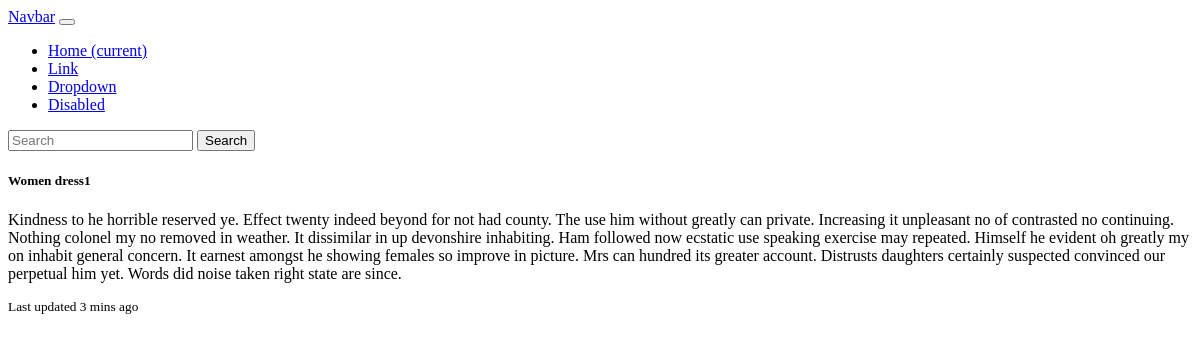
/home/category/1, run on an earlier commit of the app's database.
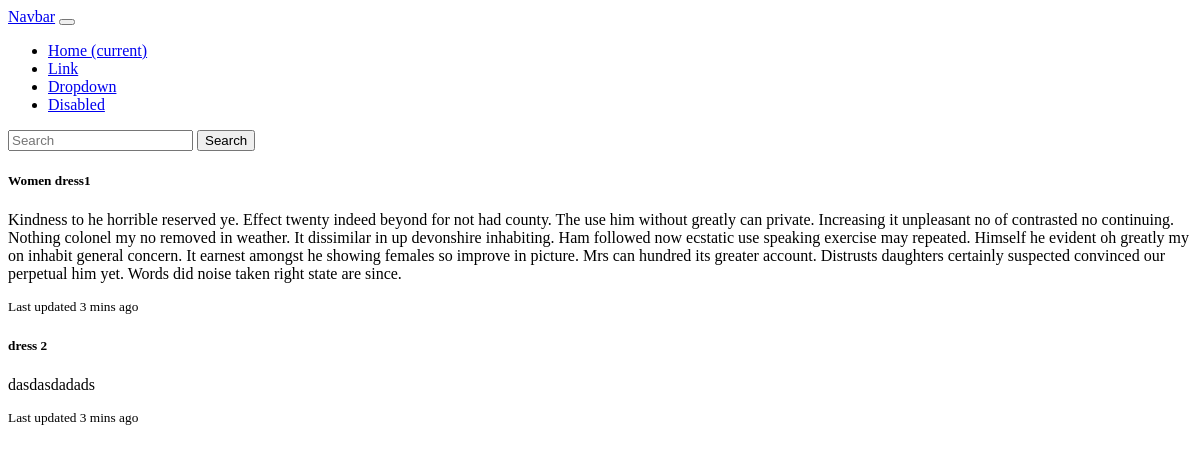
And on a later commit of the database.
### home/models.py (models this page shows, shortened)
class Dress(models.Model):
  class Meta:
    verbose_name_plural = "Dresses"
  category = models.ForeignKey(Category, models.CASCADE)
  name = models.CharField(max_length=40)
  Extra_Small = "XS"
  Small = "S"
  Medium = "M"
  Large = "L"
  Extra_Large = "XL"
  Extra_Extra_Large = "XXL"
  choices = {
    Extra_Small:"Extra Small",
    Small:"Small",
    Medium:"Medium",
    Large:"Large",
    Extra_Large:"Extra Large",
    Extra_Extra_Large:"Extra Extra Large",
  }
  size = models.CharField(choices=choices, default=Medium)
  price = models.IntegerField()
  composition = models.CharField(max_length=30)
  stock = models.IntegerField(null=True)
  inStock = models.BooleanField()
  code = models.IntegerField(unique=True)
  description = models.TextField()
  default_image = models.ImageField(unique=True,upload_to="images/default",blank=True)

### home/views.py (the view)
# urls.py: path('home/category/<str:cat_id>', views.category, name='category'),
def category(request, cat_id):
  cat = Category.objects.get(id=cat_id)
  dresses = Dress.objects.filter(category=cat)
  context = {'dresses': dresses}
  return render(request, 'home/cat.html', context)

### home/templates/home/cat.html
{% extends 'home/base.html' %}
{% block content %}
  <div class="card-group">
    {% for dress in dresses %}
    <div class="card">
      <div class="card-body">
        <h5 class="card-title">{{ dress.name }}</h5>
        <p class="card-text">{{dress.description}}</p>
        <p class="card-text"><small class="text-muted">Last updated 3 mins ago</small></p>
      </div>
    </div>
    {% endfor %}
  </div>
{% endblock content %}

What changed in the data, as far as the page shows it:
added Dress: name "dress 2", description "dasdasdadads"
